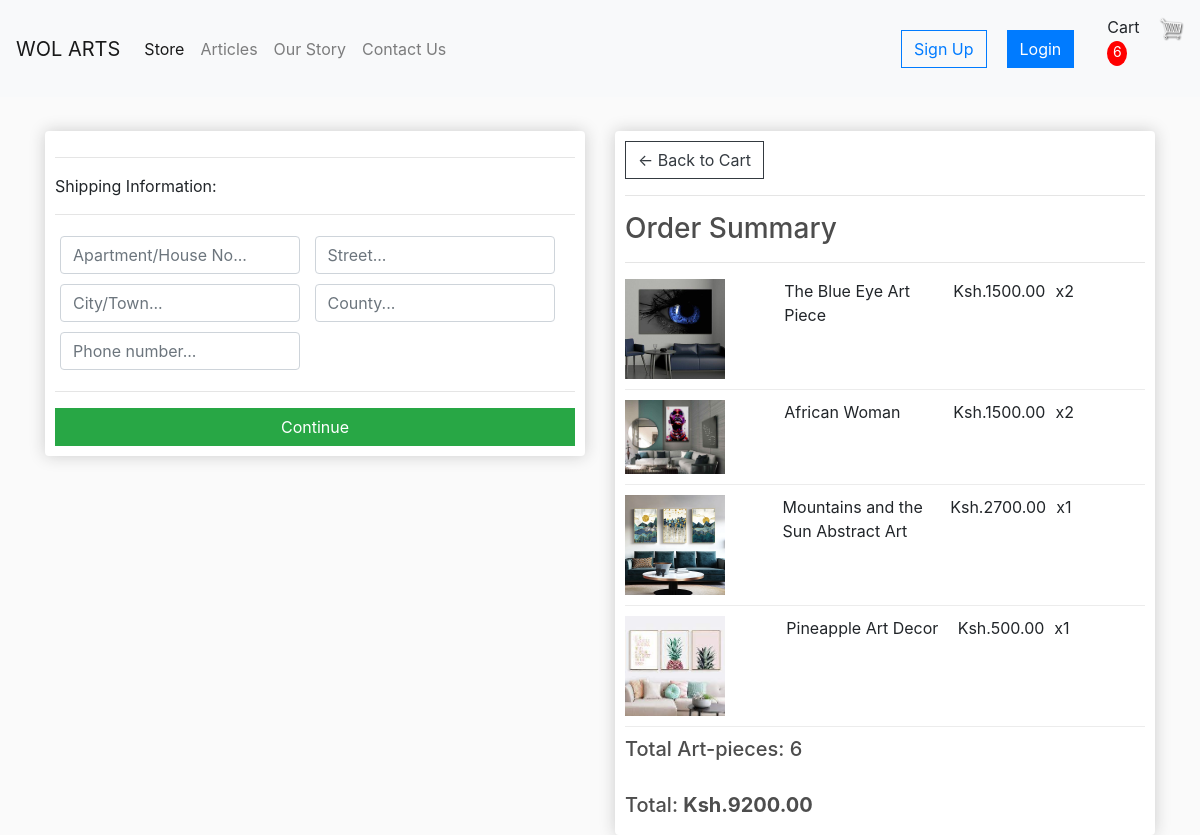
Before: /checkout/ (signed in) with the older database file.
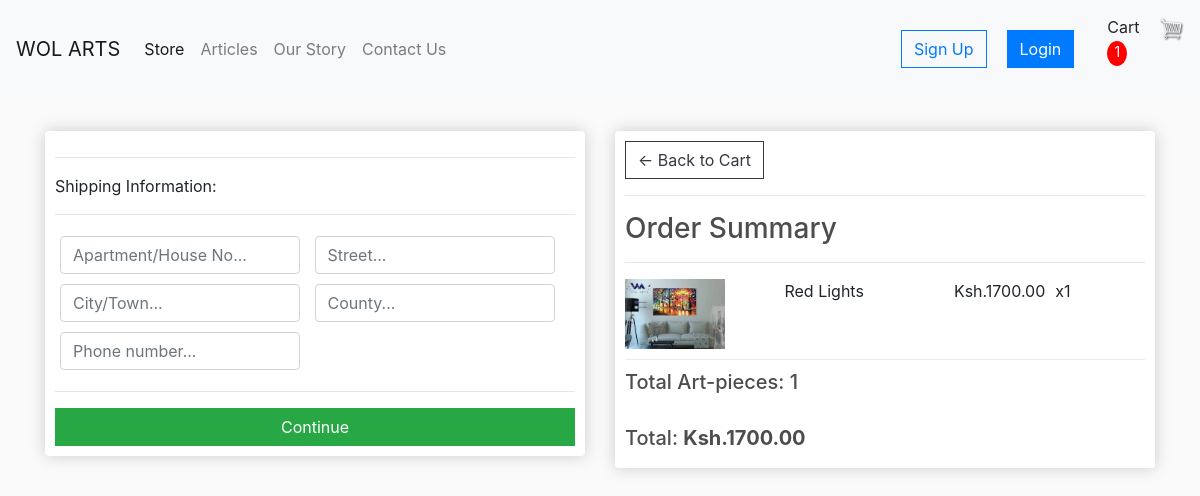
After: the same page with the newer database file.
### store/models.py (models this page shows, shortened)
class OrderItem(models.Model):
    product = models.ForeignKey(Product, on_delete=models.SET_NULL, null=True)
    order = models.ForeignKey(Order, on_delete=models.SET_NULL, null=True)
    quantity = models.IntegerField(default=0, null=True, blank=True)
    date_added = models.DateTimeField(auto_now_add=True)
    @property
    def get_total(self):
        total = self.product.price * self.quantity
        return total

class Product(models.Model):
    name = models.CharField(max_length=200)
    slug = models.SlugField (default ='-')
    description = models.TextField()
    price = models.DecimalField(max_digits=6,
                                decimal_places=2,
                                validators=[MinValueValidator(0)]
                                )
    inventory = models.IntegerField(validators=[MinValueValidator(0)])
    last_updated = models.DateTimeField(auto_now=True)
    collection = models.ForeignKey(Collection, on_delete=models.PROTECT)
    promotions = models.ForeignKey(Promotion, on_delete=models.PROTECT, null=True, blank=True)
    image = models.ImageField(null=True, blank=True)

class Order(models.Model):
	customer = models.ForeignKey(Customer, on_delete=models.SET_NULL, null=True, blank=True)
	date_ordered = models.DateTimeField(auto_now_add=True)
	complete = models.BooleanField(default=False)
	transaction_id = models.CharField(max_length=100, null=True)
	@property
	def get_cart_total(self):
		orderitems = self.orderitem_set.all()
		total = sum([item.get_total for item in orderitems])
		return total
	@property
	def get_cart_items(self):
		orderitems = self.orderitem_set.all()
		total = sum([item.quantity for item in orderitems])
		return total

### store/views.py (the view)
# urls.py: path('checkout/', views.checkout, name="checkout"),
def checkout(request):
	if request.user.is_authenticated:
		customer = request.user.customer
		order, created = Order.objects.get_or_create(customer=customer, complete=False)
		items = order.orderitem_set.all()
		cartItems = order.get_cart_items
	else:
		items = []
		order = {'get_cart_total':0, 'get_cart_items':0}
		cartItems = order['get_cart_items']
	context = {'items':items, 'order':order, 'cartItems':cartItems}
	return render(request, 'store/checkout.html', context)

### store/templates/store/checkout.html (shortened to what this page needs)
{% extends 'store/main.html' %}
{% load static %}
{% block content %}
     <div class="row">
		<div class="col-lg-6">
			<div class="box-element" id="form-wrapper">
				<form id="form">
					<div id="shipping-info">
						<hr>
						<p>Shipping Information:</p>
						<hr>
						<div class="form-field">
							<input required class="form-control" type="text" name="address" placeholder="Apartment/House No...">
						</div>
						<div class="form-field">
							<input required class="form-control" type="text" name="street" placeholder="Street...">
						</div>
						<div class="form-field">
							<input required class="form-control" type="text" name="city" placeholder="City/Town...">
						</div>
						<div class="form-field">
							<input required class="form-control" type="text" name="county" placeholder="County...">
						</div>
						<div class="form-field">
							<input required class="form-control" type="text" name="phone" placeholder="Phone number...">
						</div>
					</div>
					<hr>
					<input id="form-button" class="btn btn-success btn-block" type="submit" value="Continue">
				</form>
			</div>
			<br>
		</div>
		<div class="col-lg-6">
			<div class="box-element">
				<a  class="btn btn-outline-dark" href="{% url 'cart' %}">&#x2190; Back to Cart</a>
				<hr>
				<h3>Order Summary</h3>
				<hr>
				{% for item in items %}
				<div class="cart-row">
					<div style="flex:2"><img class="row-image" src="{{item.product.image.url}}"></div>
					<div style="flex:2; padding-right:10px"><p>{{item.product.name}}</p></div>
					<div style="flex:1; padding-right:10px"><p>Ksh.{{item.product.price|floatformat:2}}</p></div>
					<div style="flex:1; padding-right:10px"><p>x{{item.quantity}}</p></div>
				</div>
				{% endfor %}
				<h5>Total Art-pieces:   {{order.get_cart_items}}</h5>
				<br>
				<h5>Total:   <strong> Ksh.{{order.get_cart_total|floatformat:2}}</strong></h5>
			</div>
		</div>
	</div>
{% endblock content %}

Changed rows visible on the page:
removed OrderItem: product.image (picture), product.name "The Blue Eye Art Piece", product.price "1500.00", quantity "2"
removed OrderItem: product.image (picture), product.name "African Woman", product.price "1500.00", quantity "2"
removed OrderItem: product.image (picture), product.name "Mountains and the Sun Abstract Art", product.price "2700.00", quantity "1"
removed OrderItem: product.image (picture), product.name "Pineapple Art Decor", product.price "500.00", quantity "1"
removed Order: get_cart_items "6", get_cart_total "9200.00"
added OrderItem: product.image (picture), product.name "Red Lights", product.price "1700.00", quantity "1"
added Order: get_cart_items "1", get_cart_total "1700.00"
Other visible differences:
{{ cartItems }}: "6" → "1"
